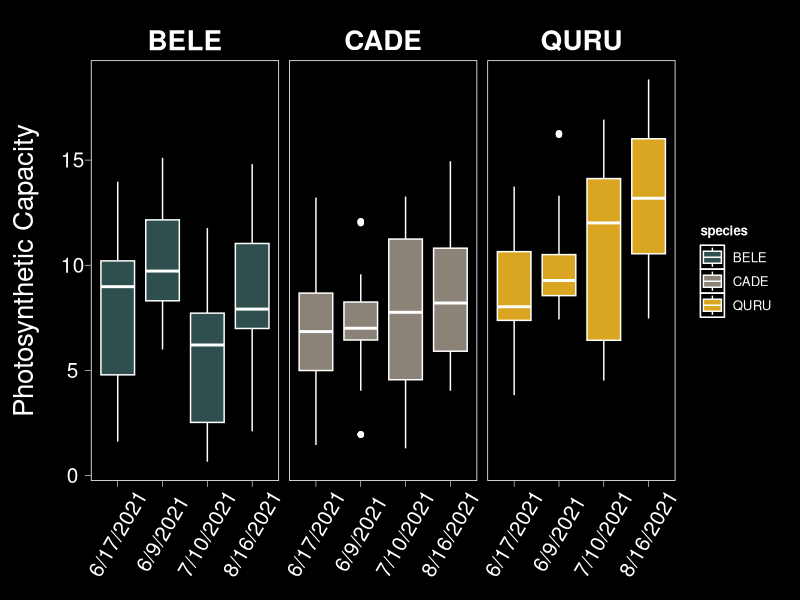
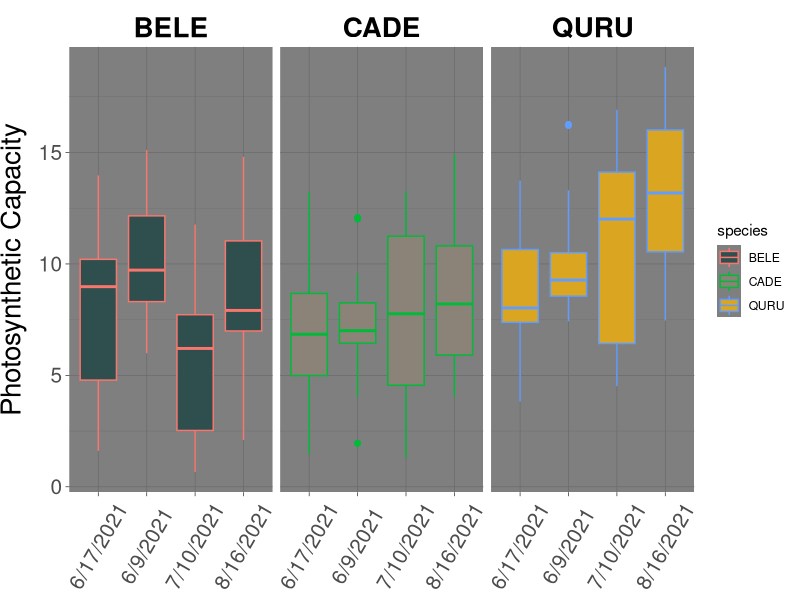

Here is the R script that generated these plots, in order:
## ---- chunk 1
library(tidyverse)
library(dplyr)
library(viridis) #Scale-fill for ggplot
library(ggplot2)
library(gridExtra)


licor <- read.csv("survey_data_all.csv")

survey <- select(licor, Date, ID, species, treatment, Photo, Cond, intr_WUE)
head(survey)
## ---- chunk 2
#### Establish Black Theme #### I use this customized black theme for presentations since my slides are black
theme_black = function(base_size = 12, base_family = "") {
  
  theme_grey(base_size = base_size, base_family = base_family) %+replace%
    
    theme(
      # Specify axis options
      axis.line = element_blank(),  
      axis.text.x = element_text(size = base_size*0.8, color = "white", lineheight = 0.9),  
      axis.text.y = element_text(size = base_size*0.8, color = "white", lineheight = 0.9),  
      axis.ticks = element_line(color = "white", size  =  0.2),  
      axis.title.x = element_text(size = base_size, color = "white", margin = margin(0, 10, 0, 0)),  
      axis.title.y = element_text(size = base_size, color = "white", angle = 90, margin = margin(0, 10, 0, 0)),  
      axis.ticks.length = unit(0.3, "lines"),   
      # Specify legend options
      legend.background = element_rect(color = NA, fill = "black"),  
      legend.key = element_rect(color = "white",  fill = "black"),  
      legend.key.size = unit(1.2, "lines"),  
      legend.key.height = NULL,  
      legend.key.width = NULL,      
      legend.text = element_text(size = base_size*0.8, color = "white"),  
      legend.title = element_text(size = base_size*0.8, face = "bold", hjust = 0, color = "white"),  
      legend.position = "right",  
      legend.text.align = NULL,  
      legend.title.align = NULL,  
      legend.direction = "vertical",  
      legend.box = NULL, 
      # Specify panel options
      panel.background = element_rect(fill = "black", color  =  NA),  
      panel.border = element_rect(fill = NA, color = "white"),  
      panel.grid.major = element_line(color = "black"),  #can change color for gridlines
      panel.grid.minor = element_line(color = "black"),  
      panel.margin = unit(0.5, "lines"),   
      # Specify facetting options
      strip.background = element_rect(fill = "grey30", color = "grey10"),  
      strip.text.x = element_text(size = base_size*0.8, color = "white"),  
      strip.text.y = element_text(size = base_size*0.8, color = "white",angle = -90),  
      # Specify plot options
      plot.background = element_rect(color = "black", fill = "black"),  
      plot.title = element_text(size = base_size*1.2, color = "white"),  
      plot.margin = unit(rep(1, 4), "lines")
      
    )
  
}

## ---- chunk 3

#### All species photosynthesis 
ggplot(survey, aes(x=Date, y=Photo, fill = species, color = species)) + geom_boxplot() +
  scale_fill_manual(values=c("darkslategray", "antiquewhite4","goldenrod")) +
  scale_color_manual(values = c("white", "white", "white"))+
  ylab(bquote('A ('*mu~ 'mol' ~CO[2]~ m^-2~s^-1*')')) +
  facet_wrap(~species) +
  scale_y_continuous(name = "Photosynthetic Capacity") +
  theme_black() +
  theme(strip.background = element_blank(), strip.text.x = element_text(size = 20, color = "white", face = "bold"), 
        axis.text.x=element_text(angle = 60, vjust = 0.5, size = 15), 
        axis.text.y=element_text(size = 15),
        axis.title.y.left = element_text(size = 20, vjust = 2),
        axis.title.y.right = element_text(size = 20, vjust = 4),
        axis.title.x = element_blank()) 


#### All species photosynthesis 
ggplot(survey, aes(x=Date, y=Photo, fill = species, color = species)) + geom_boxplot() +
  scale_fill_manual(values=c("darkslategray", "antiquewhite4","goldenrod")) +
  ylab(bquote('A ('*mu~ 'mol' ~CO[2]~ m^-2~s^-1*')')) +
  facet_wrap(~species) +
  scale_y_continuous(name = "Photosynthetic Capacity") +
  theme_dark() +
  theme(strip.background = element_blank(), strip.text.x = element_text(size = 20, color = "black", face = "bold"), 
        axis.text.x=element_text(angle = 60, vjust = 0.5, size = 15), 
        axis.text.y=element_text(size = 15),
        axis.title.y.left = element_text(size = 20, vjust = 2),
        axis.title.y.right = element_text(size = 20, vjust = 4),
        axis.title.x = element_blank())

